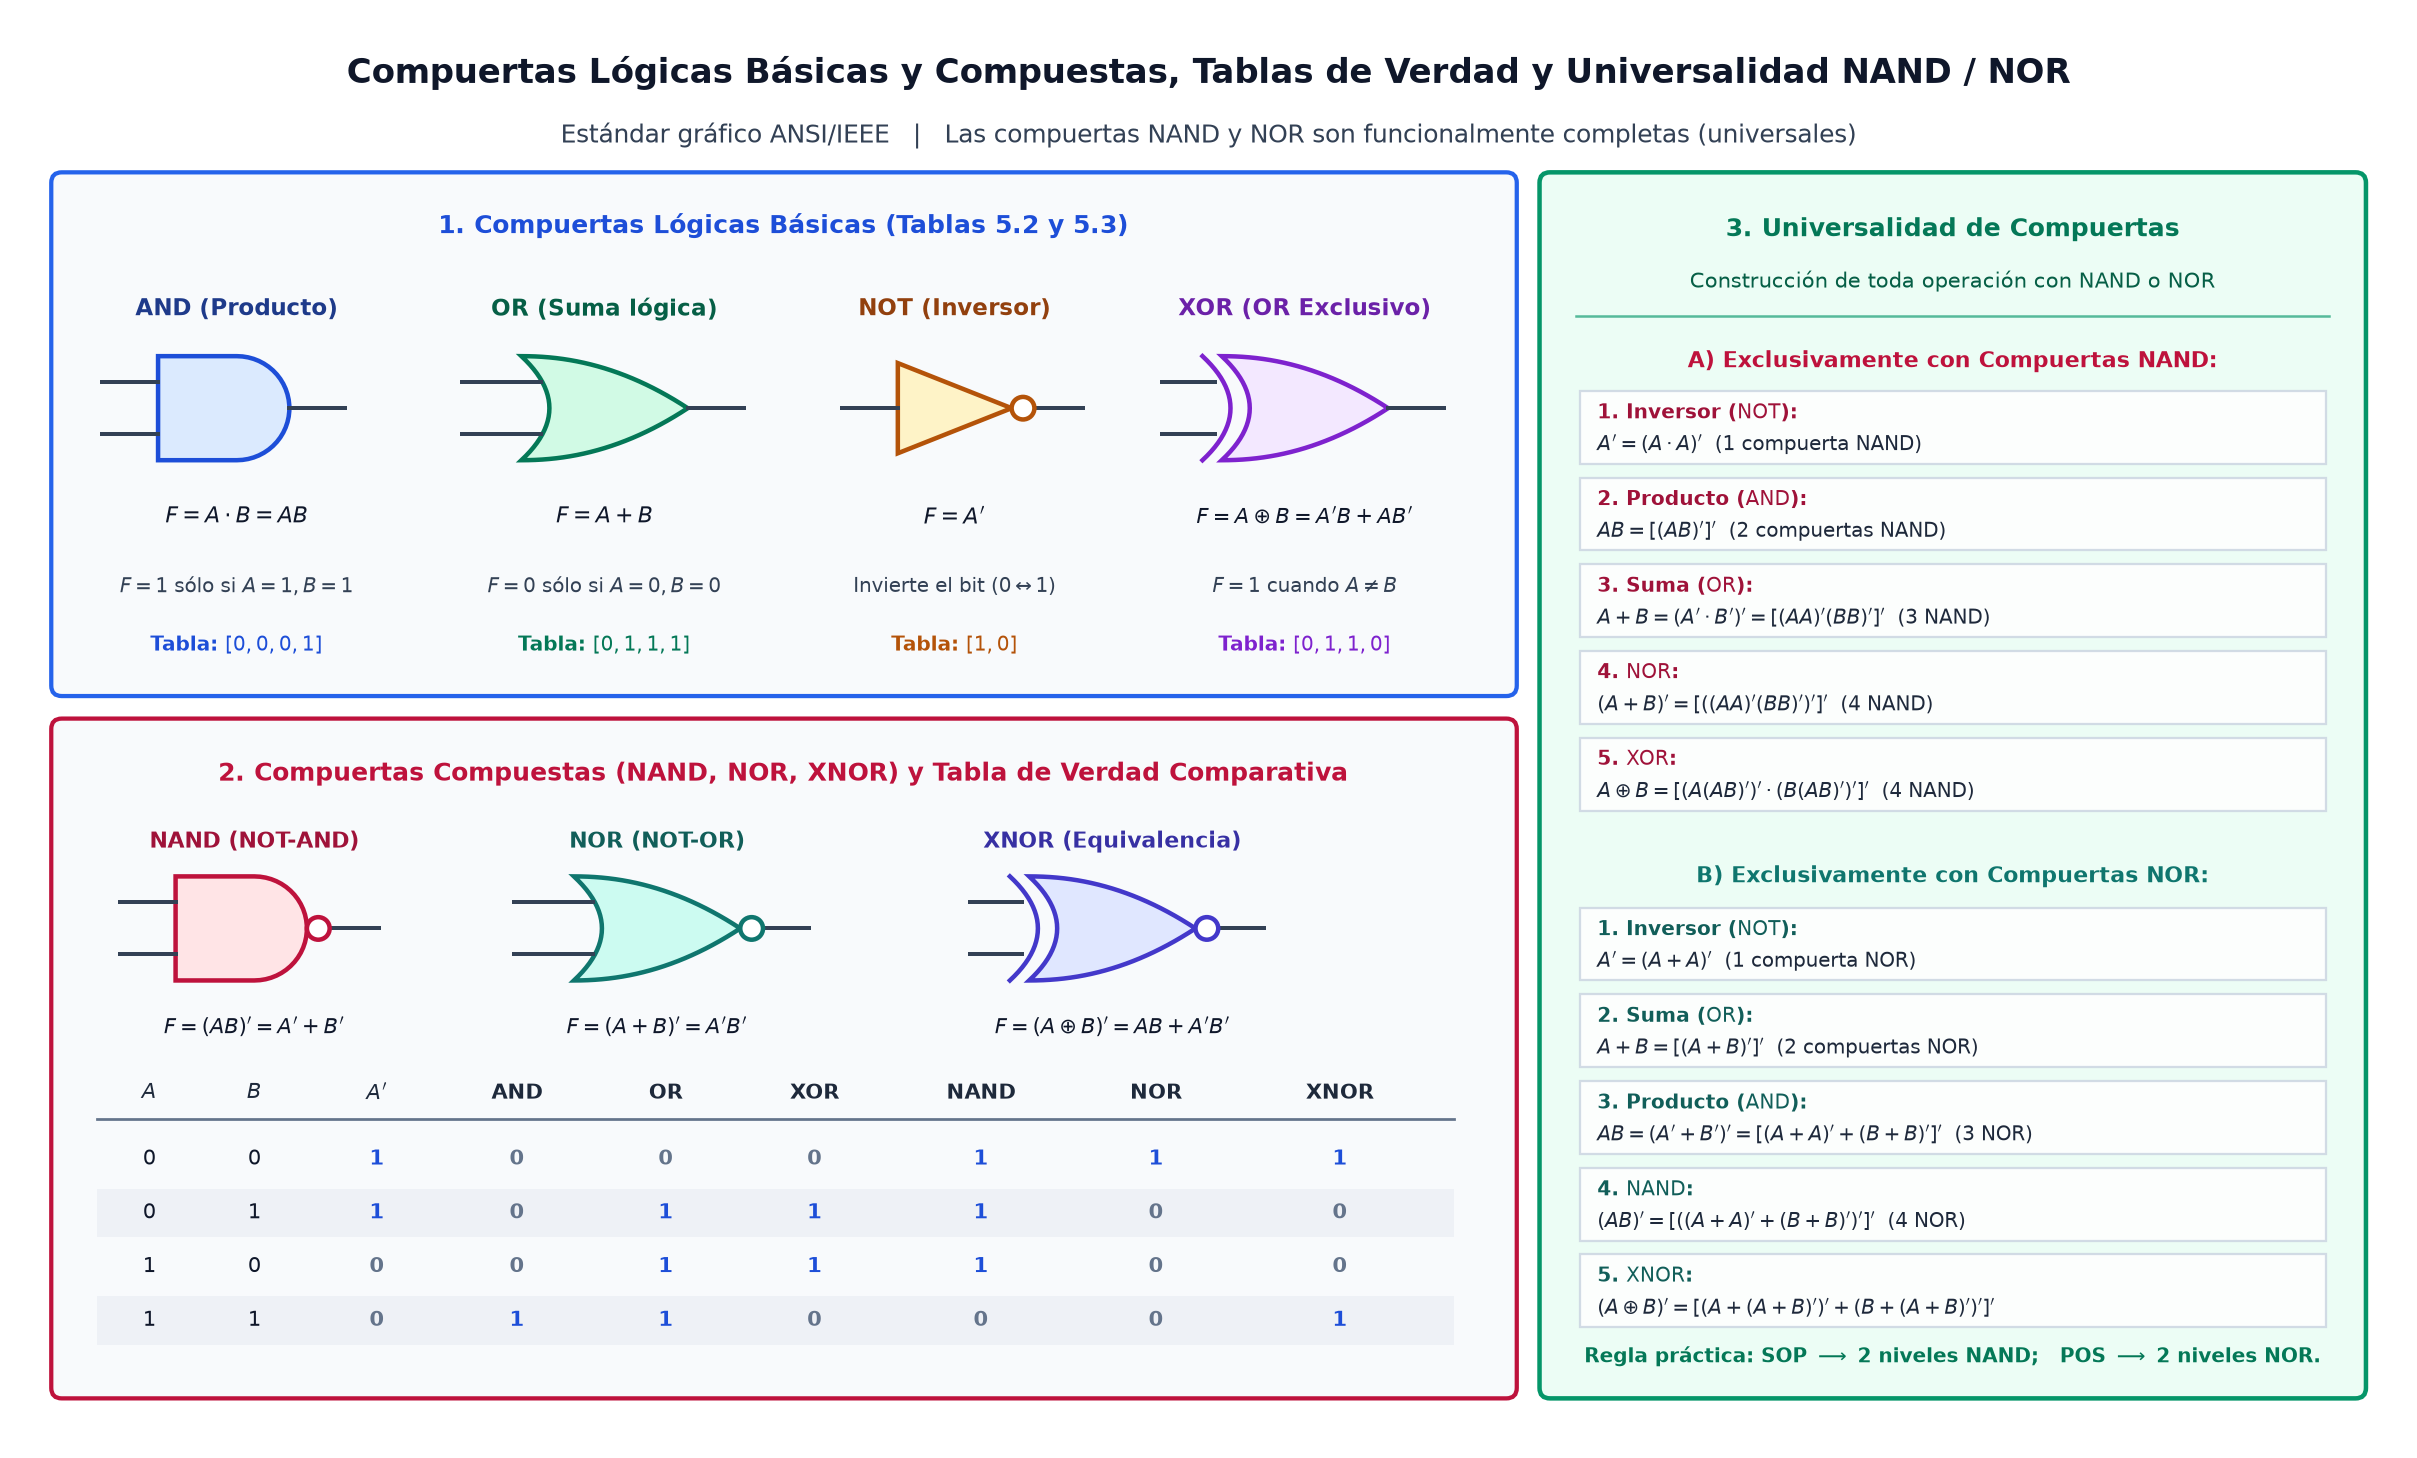

This figure's Python source:
import os
import numpy as np
import matplotlib.pyplot as plt
import matplotlib.patches as patches
from matplotlib.path import Path


def draw_and_gate(ax, cx, cy, w=0.9, h=0.6, bubble=False, color='#1d4ed8', bg='#dbeafe'):
    x0 = cx - w / 2
    y0 = cy - h / 2
    # Left rectangle + right semicircle
    verts = [
        (x0, y0),
        (x0 + w * 0.5, y0),
    ]
    codes = [Path.MOVETO, Path.LINETO]
    theta = np.linspace(-np.pi / 2, np.pi / 2, 30)
    r = h / 2
    for t in theta[1:]:
        verts.append((x0 + w * 0.5 + r * np.cos(t), cy + r * np.sin(t)))
        codes.append(Path.LINETO)
    verts.append((x0, y0 + h))
    codes.append(Path.LINETO)
    verts.append((x0, y0))
    codes.append(Path.CLOSEPOLY)
    path = Path(verts, codes)
    ax.add_patch(patches.PathPatch(path, facecolor=bg, edgecolor=color, linewidth=1.8))

    # Input lines
    ax.plot([x0 - 0.32, x0], [cy + 0.15, cy + 0.15], color='#334155', linewidth=1.6)
    ax.plot([x0 - 0.32, x0], [cy - 0.15, cy - 0.15], color='#334155', linewidth=1.6)
    out_x = x0 + w * 0.5 + r
    if bubble:
        b_r = 0.065
        ax.add_patch(patches.Circle((out_x + b_r, cy), b_r, facecolor='white', edgecolor=color, linewidth=1.8, zorder=4))
        ax.plot([out_x + 2 * b_r, out_x + 2 * b_r + 0.28], [cy, cy], color='#334155', linewidth=1.6)
    else:
        ax.plot([out_x, out_x + 0.32], [cy, cy], color='#334155', linewidth=1.6)


def draw_or_gate(ax, cx, cy, w=0.95, h=0.6, bubble=False, xor=False, color='#047857', bg='#d1fae5'):
    x0 = cx - w / 2
    y0 = cy - h / 2
    t = np.linspace(0, 1, 25)
    # Bottom curve
    bx = x0 + w * t
    by = y0 + (h / 2) * (t ** 2.1)
    # Top curve
    tx = x0 + w * (1 - t)
    ty = y0 + h - (h / 2) * ((1 - t) ** 2.1)
    # Back curve
    s = np.linspace(1, -1, 25)
    back_x = x0 + 0.16 * (1 - s ** 2)
    back_y = cy + (h / 2) * s

    verts = list(zip(bx, by)) + list(zip(tx, ty)) + list(zip(back_x, back_y)) + [(bx[0], by[0])]
    codes = [Path.MOVETO] + [Path.LINETO] * (len(verts) - 2) + [Path.CLOSEPOLY]
    ax.add_patch(patches.PathPatch(Path(verts, codes), facecolor=bg, edgecolor=color, linewidth=1.8))

    if xor:
        xor_x = back_x - 0.11
        ax.plot(xor_x, back_y, color=color, linewidth=1.8)
        in_end = x0 - 0.04
    else:
        in_end = x0 + 0.11

    ax.plot([x0 - 0.34, in_end], [cy + 0.15, cy + 0.15], color='#334155', linewidth=1.6)
    ax.plot([x0 - 0.34, in_end], [cy - 0.15, cy - 0.15], color='#334155', linewidth=1.6)

    out_x = x0 + w
    if bubble:
        b_r = 0.065
        ax.add_patch(patches.Circle((out_x + b_r, cy), b_r, facecolor='white', edgecolor=color, linewidth=1.8, zorder=4))
        ax.plot([out_x + 2 * b_r, out_x + 2 * b_r + 0.26], [cy, cy], color='#334155', linewidth=1.6)
    else:
        ax.plot([out_x, out_x + 0.32], [cy, cy], color='#334155', linewidth=1.6)


def draw_not_gate(ax, cx, cy, w=0.65, h=0.52, color='#b45309', bg='#fef3c7'):
    x0 = cx - w / 2
    verts = [(x0, cy - h / 2), (x0 + w, cy), (x0, cy + h / 2), (x0, cy - h / 2)]
    codes = [Path.MOVETO, Path.LINETO, Path.LINETO, Path.CLOSEPOLY]
    ax.add_patch(patches.PathPatch(Path(verts, codes), facecolor=bg, edgecolor=color, linewidth=1.8))
    b_r = 0.065
    ax.add_patch(patches.Circle((x0 + w + b_r, cy), b_r, facecolor='white', edgecolor=color, linewidth=1.8, zorder=4))
    ax.plot([x0 - 0.32, x0], [cy, cy], color='#334155', linewidth=1.6)
    ax.plot([x0 + w + 2 * b_r, x0 + w + 2 * b_r + 0.28], [cy, cy], color='#334155', linewidth=1.6)


def main():
    fig, ax = plt.subplots(figsize=(13.6, 8.2), dpi=180)
    ax.set_xlim(0, 13.6)
    ax.set_ylim(0, 8.2)
    ax.axis('off')

    # Main Title
    ax.text(
        6.8, 7.88,
        "Compuertas Lógicas Básicas y Compuestas, Tablas de Verdad y Universalidad NAND / NOR",
        ha='center', va='center', fontsize=13.5, fontweight='bold', color='#0f172a'
    )
    ax.text(
        6.8, 7.52,
        r"Estándar gráfico ANSI/IEEE   |   Las compuertas $\mathrm{NAND}$ y $\mathrm{NOR}$ son funcionalmente completas (universales)",
        ha='center', va='center', fontsize=9.8, color='#334155'
    )

    # Top Panel: Basic Gates (AND, OR, NOT, XOR)
    p_top = patches.FancyBboxPatch((0.25, 4.35), 8.25, 2.9, boxstyle="round,pad=0.06", facecolor='#f8fafc', edgecolor='#2563eb', linewidth=1.7)
    ax.add_patch(p_top)
    ax.text(4.37, 7.0, "1. Compuertas Lógicas Básicas (Tablas 5.2 y 5.3)", ha='center', va='center', fontsize=10.0, fontweight='bold', color='#1d4ed8')

    # 4 columns in top panel
    # 1) AND
    draw_and_gate(ax, 1.25, 5.95, bubble=False, color='#1d4ed8', bg='#dbeafe')
    ax.text(1.25, 6.52, "AND (Producto)", ha='center', va='center', fontsize=9.0, fontweight='bold', color='#1e3a8a')
    ax.text(1.25, 5.32, r"$F = A \cdot B = AB$", ha='center', va='center', fontsize=8.8, fontweight='bold', color='#0f172a')
    ax.text(1.25, 4.92, r"$F = 1$ sólo si $A=1, B=1$", ha='center', va='center', fontsize=7.9, color='#334155')
    ax.text(1.25, 4.58, r"Tabla: $[0, 0, 0, 1]$", ha='center', va='center', fontsize=8.0, fontweight='bold', color='#1d4ed8')

    # 2) OR
    draw_or_gate(ax, 3.35, 5.95, bubble=False, xor=False, color='#047857', bg='#d1fae5')
    ax.text(3.35, 6.52, "OR (Suma lógica)", ha='center', va='center', fontsize=9.0, fontweight='bold', color='#065f46')
    ax.text(3.35, 5.32, r"$F = A + B$", ha='center', va='center', fontsize=8.8, fontweight='bold', color='#0f172a')
    ax.text(3.35, 4.92, r"$F = 0$ sólo si $A=0, B=0$", ha='center', va='center', fontsize=7.9, color='#334155')
    ax.text(3.35, 4.58, r"Tabla: $[0, 1, 1, 1]$", ha='center', va='center', fontsize=8.0, fontweight='bold', color='#047857')

    # 3) NOT
    draw_not_gate(ax, 5.35, 5.95, color='#b45309', bg='#fef3c7')
    ax.text(5.35, 6.52, "NOT (Inversor)", ha='center', va='center', fontsize=9.0, fontweight='bold', color='#92400e')
    ax.text(5.35, 5.32, r"$F = A'$", ha='center', va='center', fontsize=8.8, fontweight='bold', color='#0f172a')
    ax.text(5.35, 4.92, r"Invierte el bit ($0 \leftrightarrow 1$)", ha='center', va='center', fontsize=7.9, color='#334155')
    ax.text(5.35, 4.58, r"Tabla: $[1, 0]$", ha='center', va='center', fontsize=8.0, fontweight='bold', color='#b45309')

    # 4) XOR
    draw_or_gate(ax, 7.35, 5.95, bubble=False, xor=True, color='#7e22ce', bg='#f3e8ff')
    ax.text(7.35, 6.52, "XOR (OR Exclusivo)", ha='center', va='center', fontsize=9.0, fontweight='bold', color='#6b21a8')
    ax.text(7.35, 5.32, r"$F = A \oplus B = A'B + AB'$", ha='center', va='center', fontsize=8.5, fontweight='bold', color='#0f172a')
    ax.text(7.35, 4.92, r"$F = 1$ cuando $A \neq B$", ha='center', va='center', fontsize=7.9, color='#334155')
    ax.text(7.35, 4.58, r"Tabla: $[0, 1, 1, 0]$", ha='center', va='center', fontsize=8.0, fontweight='bold', color='#7e22ce')

    # Bottom-Left Panel: Compound Gates (NAND, NOR, XNOR)
    p_bot = patches.FancyBboxPatch((0.25, 0.3), 8.25, 3.8, boxstyle="round,pad=0.06", facecolor='#f8fafc', edgecolor='#be123c', linewidth=1.7)
    ax.add_patch(p_bot)
    ax.text(4.37, 3.84, "2. Compuertas Compuestas (NAND, NOR, XNOR) y Tabla de Verdad Comparativa", ha='center', va='center', fontsize=9.8, fontweight='bold', color='#be123c')

    # NAND
    draw_and_gate(ax, 1.35, 2.95, bubble=True, color='#be123c', bg='#ffe4e6')
    ax.text(1.35, 3.45, "NAND (NOT-AND)", ha='center', va='center', fontsize=8.8, fontweight='bold', color='#9f1239')
    ax.text(1.35, 2.38, r"$F = (AB)' = A' + B'$", ha='center', va='center', fontsize=8.4, fontweight='bold', color='#0f172a')

    # NOR
    draw_or_gate(ax, 3.65, 2.95, bubble=True, xor=False, color='#0f766e', bg='#ccfbf1')
    ax.text(3.65, 3.45, "NOR (NOT-OR)", ha='center', va='center', fontsize=8.8, fontweight='bold', color='#115e59')
    ax.text(3.65, 2.38, r"$F = (A+B)' = A'B'$", ha='center', va='center', fontsize=8.4, fontweight='bold', color='#0f172a')

    # XNOR
    draw_or_gate(ax, 6.25, 2.95, bubble=True, xor=True, color='#4338ca', bg='#e0e7ff')
    ax.text(6.25, 3.45, "XNOR (Equivalencia)", ha='center', va='center', fontsize=8.8, fontweight='bold', color='#3730a3')
    ax.text(6.25, 2.38, r"$F = (A \oplus B)' = AB + A'B'$", ha='center', va='center', fontsize=8.4, fontweight='bold', color='#0f172a')

    # Master Truth Table inside Bottom-Left Panel
    th_cols = ["$A$", "$B$", "$A'$", "AND", "OR", "XOR", "NAND", "NOR", "XNOR"]
    th_x = [0.75, 1.35, 2.05, 2.85, 3.7, 4.55, 5.5, 6.5, 7.55]
    ax.plot([0.45, 8.2], [1.85, 1.85], color='#64748b', linewidth=1.1)
    for cx, ht in zip(th_x, th_cols):
        ax.text(cx, 2.0, ht, ha='center', va='center', fontsize=8.4, fontweight='bold', color='#1e293b')

    t_rows = [
        ["0", "0", "1", "0", "0", "0", "1", "1", "1"],
        ["0", "1", "1", "0", "1", "1", "1", "0", "0"],
        ["1", "0", "0", "0", "1", "1", "1", "0", "0"],
        ["1", "1", "0", "1", "1", "0", "0", "0", "1"],
    ]
    for r_i, r_vals in enumerate(t_rows):
        ry = 1.62 - r_i * 0.31
        if r_i % 2 == 1:
            ax.add_patch(patches.Rectangle((0.45, ry - 0.14), 7.75, 0.28, facecolor='#e2e8f0', alpha=0.45, edgecolor='none'))
        for c_i, (cx, val) in enumerate(zip(th_x, r_vals)):
            col_c = '#1d4ed8' if (val == '1' and c_i >= 2) else ('#0f172a' if c_i < 2 else '#64748b')
            ax.text(cx, ry, val, ha='center', va='center', fontsize=8.4, fontweight='bold' if c_i >= 2 else 'normal', color=col_c)

    # Right Panel: Universalidad de NAND y NOR (Problemas 5.9 y 5.10 Jiménez Murillo)
    p_right = patches.FancyBboxPatch((8.75, 0.3), 4.6, 6.95, boxstyle="round,pad=0.06", facecolor='#ecfdf5', edgecolor='#059669', linewidth=1.8)
    ax.add_patch(p_right)
    ax.text(11.05, 6.98, "3. Universalidad de Compuertas", ha='center', va='center', fontsize=10.2, fontweight='bold', color='#047857')
    ax.text(11.05, 6.68, "Construcción de toda operación con NAND o NOR", ha='center', va='center', fontsize=8.4, color='#065f46')
    ax.plot([8.9, 13.2], [6.48, 6.48], color='#059669', linewidth=1.0, alpha=0.65)

    # Section A: Using ONLY NAND
    ax.text(11.05, 6.22, "A) Exclusivamente con Compuertas NAND:", ha='center', va='center', fontsize=8.9, fontweight='bold', color='#be123c')
    nand_equivs = [
        (r"1. Inversor ($\mathrm{NOT}$):", r"$A' = (A \cdot A)'$  (1 compuerta NAND)"),
        (r"2. Producto ($\mathrm{AND}$):", r"$AB = [(AB)']'$  (2 compuertas NAND)"),
        (r"3. Suma ($\mathrm{OR}$):", r"$A + B = (A' \cdot B')' = [(AA)'(BB)']'$  (3 NAND)"),
        (r"4. $\mathrm{NOR}$:", r"$(A+B)' = [((AA)'(BB)')']'$  (4 NAND)"),
        (r"5. $\mathrm{XOR}$:", r"$A \oplus B = [(A(AB)')' \cdot (B(AB)')']'$  (4 NAND)"),
    ]
    for idx, (op_title, eq_str) in enumerate(nand_equivs):
        ry = 5.84 - idx * 0.50
        ax.add_patch(patches.Rectangle((8.92, ry - 0.21), 4.26, 0.42, facecolor='#ffffff', alpha=0.85, edgecolor='#cbd5e1', linewidth=0.9))
        ax.text(9.02, ry + 0.08, op_title, ha='left', va='center', fontsize=8.1, fontweight='bold', color='#9f1239')
        ax.text(9.02, ry - 0.10, eq_str, ha='left', va='center', fontsize=7.95, color='#1e293b')

    # Section B: Using ONLY NOR
    ax.text(11.05, 3.25, "B) Exclusivamente con Compuertas NOR:", ha='center', va='center', fontsize=8.9, fontweight='bold', color='#0f766e')
    nor_equivs = [
        (r"1. Inversor ($\mathrm{NOT}$):", r"$A' = (A + A)'$  (1 compuerta NOR)"),
        (r"2. Suma ($\mathrm{OR}$):", r"$A + B = [(A + B)']'$  (2 compuertas NOR)"),
        (r"3. Producto ($\mathrm{AND}$):", r"$AB = (A' + B')' = [(A+A)' + (B+B)']'$  (3 NOR)"),
        (r"4. $\mathrm{NAND}$:", r"$(AB)' = [((A+A)' + (B+B)')']'$  (4 NOR)"),
        (r"5. $\mathrm{XNOR}$:", r"$(A \oplus B)' = [(A+(A+B)')' + (B+(A+B)')']'$"),
    ]
    for idx, (op_title, eq_str) in enumerate(nor_equivs):
        ry = 2.86 - idx * 0.50
        ax.add_patch(patches.Rectangle((8.92, ry - 0.21), 4.26, 0.42, facecolor='#ffffff', alpha=0.85, edgecolor='#cbd5e1', linewidth=0.9))
        ax.text(9.02, ry + 0.08, op_title, ha='left', va='center', fontsize=8.1, fontweight='bold', color='#115e59')
        ax.text(9.02, ry - 0.10, eq_str, ha='left', va='center', fontsize=7.9, color='#1e293b')

    ax.text(
        11.05, 0.48,
        r"Regla práctica: SOP $\longrightarrow$ 2 niveles NAND;   POS $\longrightarrow$ 2 niveles NOR.",
        ha='center', va='center', fontsize=8.0, fontweight='bold', color='#047857'
    )

    plt.tight_layout()
    out_path = os.path.join(os.path.dirname(os.path.abspath(__file__)), "compuertas-logicas-y-universalidad-nand-nor.png")
    plt.savefig(out_path, dpi=180, bbox_inches='tight', facecolor='white')
    plt.close()


if __name__ == "__main__":
    main()
